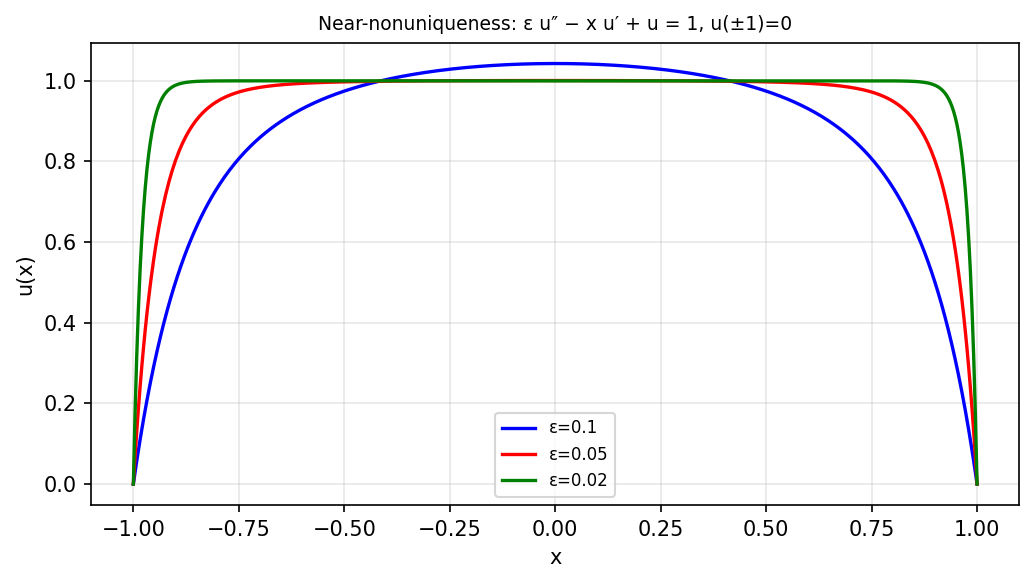

Write the Python code that produced this figure.
"""Near-nonuniqueness and near-nonexistence for linear ODE BVPs.

Solves  eps u'' - x u' + u = 1,  u(±1) = 0  for eps << 1.
The solution should be even by symmetry, but numerical near-singular
behavior illustrates the concept of near-nonuniqueness.

Credit: Chebfun example ode-linear/NearNonuniqueness.m (Nick Trefethen, Oct 2016).
Original MATLAB Chebfun: Copyright 2017 by The University of Oxford and
The Chebfun Developers. See https://www.chebfun.org/ for Chebfun information.
"""
import os; os.environ.setdefault("XLA_PYTHON_CLIENT_PREALLOCATE", "false")

import matplotlib
matplotlib.use("Agg")
import matplotlib.pyplot as plt
import jax.numpy as jnp
import numpy as np
import sys, os
sys.path.insert(0, os.path.join(os.path.dirname(__file__), '..', '..', 'src'))

import chebfunjax as cj
from chebfunjax.operators.chebop import Chebop


def run():
    print("=" * 60)
    print("Near-nonuniqueness: eps u'' - x u' + u = 1, u(±1)=0")
    print("=" * 60)

    dom = (-1.0, 1.0)
    eps_vals = [0.1, 0.05, 0.02]

    solutions = []
    for eps in eps_vals:
        L = Chebop(lambda x, u: eps * u.diff(2) - x * u.diff() + u, domain=dom)
        L.lbc = 0.0
        L.rbc = 0.0
        u = L.solve(cj.chebfun(lambda x: jnp.ones_like(x), domain=dom))
        solutions.append((eps, u))

        u_vals = u(jnp.linspace(-1.0, 1.0, 400))
        print(f"\neps={eps}:")
        print(f"  Solution length: {len(u)}")
        print(f"  u(0) = {float(u(jnp.array(0.0))):.6f}")
        print(f"  u(-0.5) = {float(u(jnp.array(-0.5))):.6f}")
        print(f"  u(0.5) = {float(u(jnp.array(0.5))):.6f}")

        # BCs should be satisfied
        assert abs(float(u(jnp.array(-1.0)))) < 1e-8
        assert abs(float(u(jnp.array(1.0)))) < 1e-8

    # The solution should be approximately even (symmetric)
    # Check evenness: u(-x) ≈ u(x)
    u_test = solutions[0][1]
    x_check = jnp.linspace(0.0, 0.9, 50)
    asymm = float(jnp.max(jnp.abs(u_test(x_check) - u_test(-x_check))))
    print(f"\nAsymmetry of solution (eps=0.1): {asymm:.2e}")
    # For not-too-small eps, solution should be nearly even
    assert asymm < 0.1

    # --- Plot -------------------------------------------------------
    _here = os.path.dirname(os.path.abspath(__file__))
    x_plot = jnp.linspace(-1.0, 1.0, 500)
    colors = ['b', 'r', 'g']

    fig, ax = plt.subplots(figsize=(7, 4))
    for (eps, u), c in zip(solutions, colors):
        ax.plot(x_plot, u(x_plot), color=c, linewidth=1.6, label=f"ε={eps}")
    ax.set_xlabel("x"); ax.set_ylabel("u(x)")
    ax.set_title("Near-nonuniqueness: ε u″ − x u′ + u = 1, u(±1)=0", fontsize=9)
    ax.legend(fontsize=8)
    ax.grid(True, alpha=0.3)
    fig.tight_layout()
    fig.savefig(os.path.join(_here, "near_nonuniqueness.png"), dpi=150, bbox_inches="tight")
    plt.close(fig)

    print("\nAll assertions passed.")
    return True


if __name__ == "__main__":
    run()
